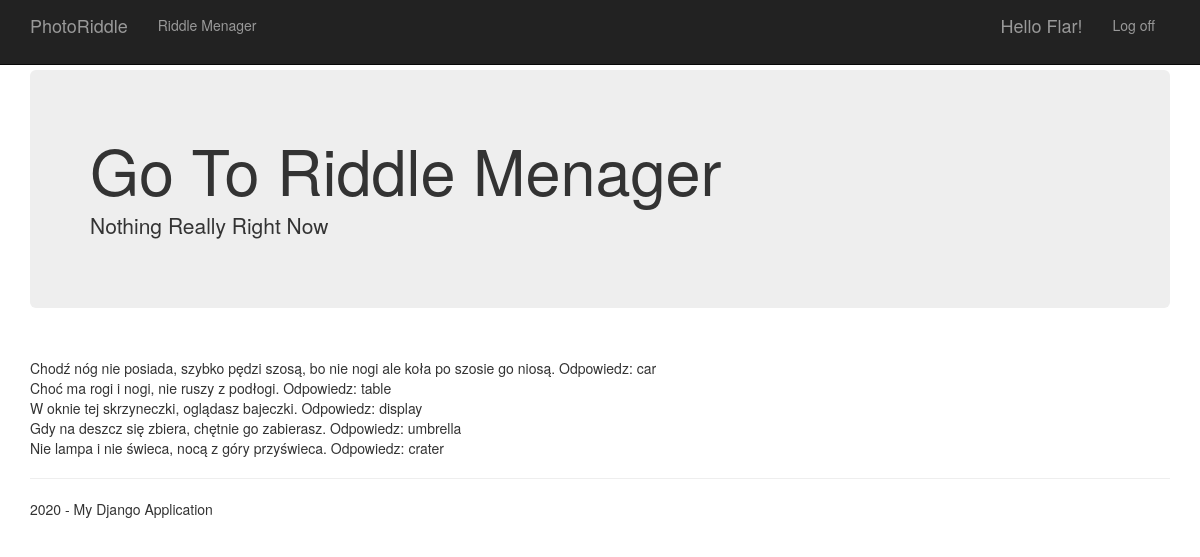
The app's page / (signed in) with its own data.
### app/models.py (models this page shows)
class Riddle(models.Model):
    Riddle_text = models.CharField("Text of Riddle",max_length=300)
    Riddle_type = models.CharField("Type of Riddle",max_length=30)
    Riddle_dif = models.IntegerField(1)

### app/views.py (the view)
# urls.py: path('', views.home, name='home'),
def home(request):
    assert isinstance(request, HttpRequest)
    query_results = Riddle.objects.all()
    return render(
        request,
        'app/index.html',{
        'query_results': query_results
       }
    )

### app/templates/app/index.html
{% extends "app/layout.html" %}
{% block content %}
<div class="jumbotron">
    <h1>Go To Riddle Menager</h1>
    <p class="lead">Nothing Really Right Now</p>
</div>
<br />
{% for sts in query_results %}
{{sts.Riddle_text}} Odpowiedz: {{sts.Riddle_type}}<br>
{% endfor %}
{% endblock %}

### app/templates/app/loginpartial.html (shortened to what this page needs)
{% if user.is_authenticated %}
<form id="logoutForm" action="/logout/" method="post" class="navbar-right">
    <ul class="nav navbar-nav navbar-right">
        <li><span class="navbar-brand">Hello {{ user.username }}!</span></li>
        <li><a href="javascript:document.getElementById('logoutForm').submit()">Log off</a></li>
    </ul>
</form>
{% else %}
<ul class="nav navbar-nav navbar-right">
    <li><a href="{% url 'login' %}">Log in</a></li>
</ul>
{% endif %}

### app/static/app/content/site.css (style rules this page uses)
body { padding-top: 50px; padding-bottom: 20px; }

### records on screen
Riddle: Riddle_text "Chodź nóg nie posiada, szybko pędzi szosą, bo nie nogi ale koła po szosie go niosą.", Riddle_type "car"
Riddle: Riddle_text "Choć ma rogi i nogi, nie ruszy z podłogi.", Riddle_type "table"
Riddle: Riddle_text "W oknie tej skrzyneczki, oglądasz bajeczki.", Riddle_type "display"
Riddle: Riddle_text "Gdy na deszcz się zbiera, chętnie go zabierasz.", Riddle_type "umbrella"
Riddle: Riddle_text "Nie lampa i nie świeca, nocą z góry przyświeca.", Riddle_type "crater"

### other values on screen
{{ user.username }} "Flar"
